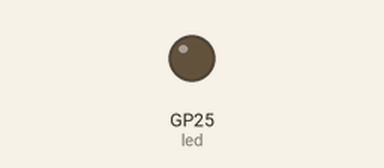
The program below on a simulated Raspberry Pi Pico running MicroPython. Shown: output pins drawn as LEDs (lit = HIGH).

Above: at 0.6 s.
At 2.25 s:
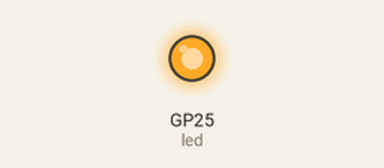
Timing chart, 0 to 3.0 s (numbered marks = the images above):
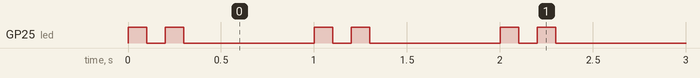

The program:

lesson5_7.py
```python
import machine
import time

# 設定內建 LED
# 注意：Pico W 的內建 LED 腳位名稱為 'LED'，而非舊版 Pico 的 25
led = machine.Pin('LED', machine.Pin.OUT)

while True:
    # --- 第一次閃爍 ---
    led.on()
    time.sleep(0.1)  # 亮 0.1 秒
    led.off()
    time.sleep(0.1)  # 滅 0.1 秒

    # --- 第二次閃爍 ---
    led.on()
    time.sleep(0.1)  # 亮 0.1 秒
    led.off()

    # --- 等待週期結束 ---
    # 目前已消耗時間：0.1 + 0.1 + 0.1 = 0.3 秒
    # 若要維持每 1 秒一個循環，需等待：1.0 - 0.6 = 0.7秒
    time.sleep(0.7)
```

Measured:
- by itself, GP25 (led): repeats every 1.0 s: LOW 0.10 s, HIGH 0.10 s, LOW 0.70 s, HIGH 0.10 s
- by itself, everything shown: repeats every 1.0 s, in 4 steps
